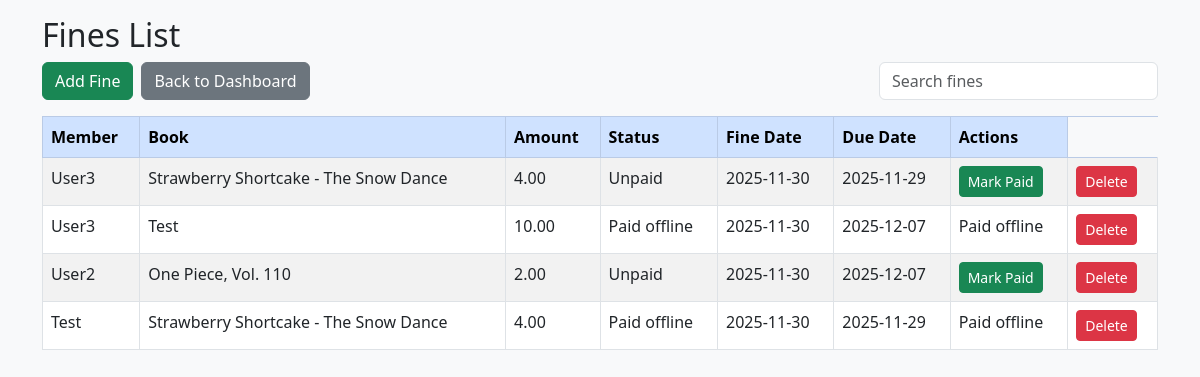
/admin/fines.php (signed in), run on the app's committed database.
### tables this page shows
CREATE TABLE IF NOT EXISTS `fines` (
  `fine_id` int(11) NOT NULL AUTO_INCREMENT,
  `issue_id` int(11) DEFAULT NULL,
  `member_id` int(11) DEFAULT NULL,
  `fine_amount` decimal(6,2) DEFAULT NULL,
  `paid_status` enum('Paid','Unpaid') NOT NULL DEFAULT 'Unpaid',
  `fine_date` date DEFAULT NULL,
  `remarks` varchar(255) DEFAULT 'No remarks',
  `paid_method` enum('online','offline') DEFAULT NULL,
  PRIMARY KEY (`fine_id`),
  KEY `issue_id` (`issue_id`),
  KEY `member_id` (`member_id`)
);

CREATE TABLE IF NOT EXISTS `users` (
  `user_id` int(11) NOT NULL AUTO_INCREMENT,
  `name` varchar(100) DEFAULT NULL,
  `email` varchar(100) DEFAULT NULL,
  `password` varchar(255) DEFAULT NULL,
  `role` enum('admin','member','user') NOT NULL DEFAULT 'user',
  `visit_count` int(11) DEFAULT 0,
  `last_visit` datetime DEFAULT NULL,
  PRIMARY KEY (`user_id`),
  UNIQUE KEY `email` (`email`)
);

CREATE TABLE IF NOT EXISTS `books` (
  `book_id` int(11) NOT NULL AUTO_INCREMENT,
  `title` varchar(255) DEFAULT NULL,
  `author` varchar(100) DEFAULT NULL,
  `category` varchar(100) DEFAULT NULL,
  `description` text DEFAULT NULL,
  `publisher` varchar(100) DEFAULT NULL,
  `isbn` varchar(50) DEFAULT NULL,
  `quantity` int(11) DEFAULT NULL,
  `image` varchar(255) DEFAULT NULL,
  `available` int(11) DEFAULT NULL,
  `added_date` date DEFAULT NULL,
  PRIMARY KEY (`book_id`)
);

CREATE TABLE IF NOT EXISTS `issued_books` (
  `issue_id` int(11) NOT NULL AUTO_INCREMENT,
  `member_id` int(11) DEFAULT NULL,
  `book_id` int(11) DEFAULT NULL,
  `issue_date` date DEFAULT NULL,
  `due_date` date DEFAULT NULL,
  `return_date` date DEFAULT NULL,
  `status` enum('Issued','Returned') DEFAULT NULL,
  PRIMARY KEY (`issue_id`),
  KEY `member_id` (`member_id`),
  KEY `book_id` (`book_id`)
);

### admin/fines.php (the view, shortened to what this page needs)
<?php
require '../includes/db_connect.php';
$stmt = $pdo->query("
    SELECT
        f.fine_id,
        u.name AS member_name,
        b.title AS book_title,
        f.fine_amount,
        f.paid_status,
        f.paid_method,
        f.fine_date,
        i.due_date
    FROM fines f
    JOIN issued_books i ON f.issue_id = i.issue_id
    JOIN members m ON i.member_id = m.member_id
    JOIN users u ON m.user_id = u.user_id
    JOIN books b ON i.book_id = b.book_id
");
$fines = $stmt->fetchAll(PDO::FETCH_ASSOC);
?>
<!DOCTYPE html>
<html>
<head>
    <link href="https://cdn.jsdelivr.net/npm/bootstrap@5.3.0/dist/css/bootstrap.min.css" rel="stylesheet">
    <link href="../adminstyle.css" rel="stylesheet"/>
</head>
<body class="p-3 bg-light">
<div class="container">
    <h2>Fines List</h2>
    <div class="d-flex mb-3 align-items-center">
        <a href="add_fine.php" class="btn btn-success me-2">Add Fine</a>
        <a href="dashboard.php" class="btn btn-secondary">Back to Dashboard</a>
        <input type="text" id="searchInput" class="form-control w-25 searchInput"  placeholder="Search fines">
    </div>
    <?php if(empty($fines)): ?>
        <div class="alert alert-info">No fines found.</div>
    <?php else: ?>
        <table id="finesTable" class="table table-bordered table-striped">
            <thead class="table-primary">
                <tr>
                    <th>Member</th>
                    <th>Book</th>
                    <th>Amount</th>
                    <th>Status</th>
                    <th>Fine Date</th>
                    <th>Due Date</th>
                    <th>Actions</th>
                </tr>
            </thead>
            <tbody>
                <?php foreach($fines as $f): ?>
                <tr id="fine-<?= $f['fine_id']; ?>">
                    <td><?= htmlspecialchars($f['member_name']); ?></td>
                    <td><?= htmlspecialchars($f['book_title']); ?></td>
                    <td><?= $f['fine_amount']; ?></td>
                    <td id="status-<?= $f['fine_id']; ?>">
                        <?php
                            if(strtolower($f['paid_status']) == 'unpaid'){
                                echo 'Unpaid';
                            } else {
                                if($f['paid_method'] === 'offline'){
                                    echo 'Paid offline';
                                } elseif($f['paid_method'] === 'online'){
                                    echo 'Paid online';
                                } else {
                                    echo 'Paid';
                                }
                            }
                        ?>
                    </td>
                    <td><?= $f['fine_date']; ?></td>
                    <td><?= htmlspecialchars($f['due_date']); ?></td>
                    <td id="action-<?= $f['fine_id']; ?>">
                        <?php if(strtolower($f['paid_status']) == 'unpaid'): ?>
                            <button class="btn btn-success btn-sm mark-paid" data-id="<?= $f['fine_id']; ?>">Mark Paid</button>
                        <?php else: ?>
                            <?php
                                if($f['paid_method'] === 'offline'){
                                    echo '<span>Paid offline</span>';
                                } elseif($f['paid_method'] === 'online'){
                                    echo '<span>Paid online</span>';
                                } else {
                                    echo '<span>Paid</span>';
                                }
                            ?>
                        <?php endif; ?>
                    </td>
                    <td>
                        <button class="btn btn-danger btn-sm delete-fine" data-id="<?= $f['fine_id']; ?>">Delete</button>
                    </td>
                </tr>
                <?php endforeach; ?>
            </tbody>
        </table>
    <?php endif; ?>
</div>
</body>
</html>

### adminstyle.css (style rules this page uses)
.searchInput { margin-left: auto; }

### data on the page
fines: users.name "User3", books.title "Strawberry Shortcake - The Snow Dance", fine_amount "4.00", paid_status "Unpaid", fine_date "2025-11-30", issue.due_date "2025-11-29"
fines: users.name "User3", books.title "Test", fine_amount "10.00", paid_status "Paid offline", fine_date "2025-11-30", issue.due_date "2025-12-07"
fines: users.name "User2", books.title "One Piece, Vol. 110", fine_amount "2.00", paid_status "Unpaid", fine_date "2025-11-30", issue.due_date "2025-12-07"
fines: users.name "Test", books.title "Strawberry Shortcake - The Snow Dance", fine_amount "4.00", paid_status "Paid offline", fine_date "2025-11-30", issue.due_date "2025-11-29"
